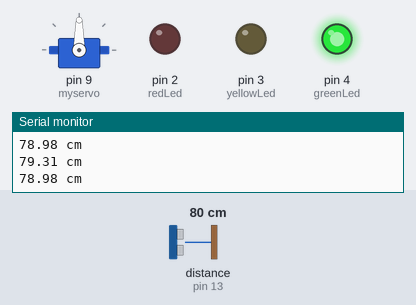
The sketch below on a simulated Arduino Uno, built with avr-gcc and run on an emulated ATmega328P. On the bench: servo, output pins drawn as LEDs (lit = HIGH), the last lines printed to the serial monitor. Wiring (inferred from the names in the program): ultrasonic range finder: trigger pin 12; echo pin 13. Dashed ring = blinking. The test bench sets the inputs (shaded band); at power-on: distance to the obstacle (sensor on pin 13) 80 cm. The echo pulse lasts 58.3 µs per cm; pins used as bus, display or sensor lines are not drawn.

Above: at 1.2 s.
1.3 s: distance to the obstacle (sensor on pin 13) set to 34 cm
2.8 s: distance to the obstacle (sensor on pin 13) set to 28 cm
At 4.3 s:
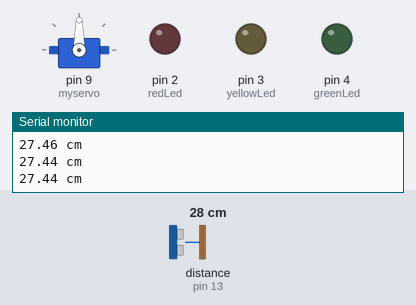
4.6 s: distance to the obstacle (sensor on pin 13) set to 23 cm
6.1 s: distance to the obstacle (sensor on pin 13) set to 18 cm
At 7.02 s:
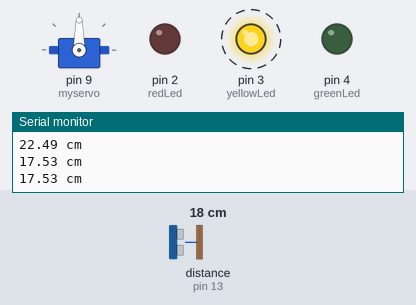
9.1 s: distance to the obstacle (sensor on pin 13) set to 12 cm
12.1 s: distance to the obstacle (sensor on pin 13) set to 9 cm
At 12.44 s:
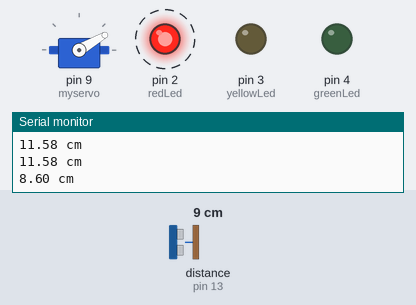
Timing chart, 0 to 16.1 s (numbered marks = the images above; inputs shaded):
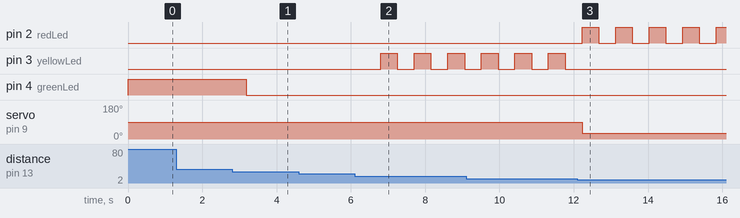

The sketch:

ultrasonic_distance_triggers.ino
```cpp
/*
 * Ultrasonic distance sensor with servo and LEDs
 * - Below 10 cm:  red LED blinks, servo moves (30°)
 * - Below 20 cm:  yellow LED blinks, servo moves (90°)
 * - 30 cm or above: green LED always on, servo holds (stops moving)
 *
 * Wiring:
 * - HC-SR04: Trig -> 12, Echo -> 13, VCC -> 5V, GND -> GND
 * - LEDs (with 220 Ω): Red -> 2, Yellow -> 3, Green -> 4
 * - Servo: signal -> 9, VCC -> 5V (or external), GND -> GND
 */

#include <Servo.h>

Servo myservo;

int trigPin = 12;
int echoPin = 13;
int redLed = 2;
int yellowLed = 3;
int greenLed = 4;

float duration;
float distance;  // in cm

const unsigned long BLINK_INTERVAL_MS = 300;  // LED blink period
unsigned long lastBlinkTime = 0;
bool blinkState = false;

void setup() {
  Serial.begin(9600);

  pinMode(trigPin, OUTPUT);
  pinMode(echoPin, INPUT);
  pinMode(redLed, OUTPUT);
  pinMode(yellowLed, OUTPUT);
  pinMode(greenLed, OUTPUT);

  myservo.attach(9);

  Serial.println("Ultrasonic triggers: 10cm, 20cm, 30cm");
}

void loop() {
  // Trigger ultrasonic pulse
  digitalWrite(trigPin, LOW);
  delayMicroseconds(2);
  digitalWrite(trigPin, HIGH);
  delayMicroseconds(10);
  digitalWrite(trigPin, LOW);

  duration = pulseIn(echoPin, HIGH);
  distance = (duration * 0.034) / 2;  // distance in cm

  Serial.print(distance);
  Serial.println(" cm");

  // Update blink state for red/yellow
  unsigned long now = millis();
  if (now - lastBlinkTime >= BLINK_INTERVAL_MS) {
    lastBlinkTime = now;
    blinkState = !blinkState;
  }

  // Turn off all LEDs first, then set by zone
  digitalWrite(redLed, LOW);
  digitalWrite(yellowLed, LOW);
  digitalWrite(greenLed, LOW);

  if (distance < 10.0) {
    // Below 10 cm: red blinks, servo moves
    digitalWrite(redLed, blinkState ? HIGH : LOW);
    myservo.write(30);
  } else if (distance < 20.0) {
    // Below 20 cm: yellow blinks, servo moves
    digitalWrite(yellowLed, blinkState ? HIGH : LOW);
    myservo.write(90);
  } else if (distance >= 30.0) {
    // 30 cm or above: green always on, servo stopped (don't keep writing to servo)
    digitalWrite(greenLed, HIGH);
    myservo.write(90);  // hold at 90° (or remove this line to leave servo where it was)
  } else {
    // Between 20 and 30 cm: no LED, servo can stay at 90
    myservo.write(90);
  }

  delay(450);
}
```

Measured:
- the behaviour switches between 31 and 30 cm on distance to the obstacle (sensor on pin 13) (found by bisection; images 0 and 1)
- the behaviour switches between 21 and 20 cm on distance to the obstacle (sensor on pin 13) (found by bisection; images 1 and 2)
- the behaviour switches between 11 and 10 cm on distance to the obstacle (sensor on pin 13) (found by bisection; images 2 and 3)
- after the input at 2.8 s, pin 4 (greenLed): HIGH → LOW after 0.38 s
- after the input at 6.1 s, pin 3 (yellowLed): alternates HIGH for 0.45 s and LOW for 0.45 s, starting after 0.70 s
- after the input at 12.1 s, pin 2 (redLed): alternates HIGH for 0.45 s and LOW for 0.45 s, starting after 0.12 s; pin 3 (yellowLed): stops changing and stays LOW; servo on pin 9 (myservo): 90° → 30° after 0.12 s
